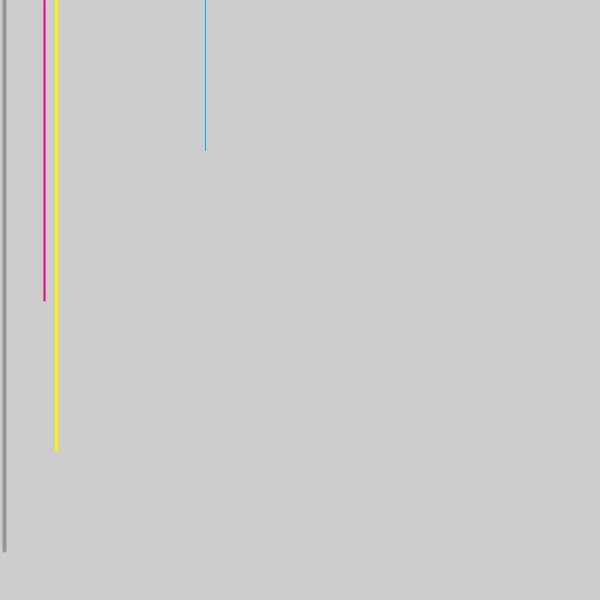
Frame 1 (no input)
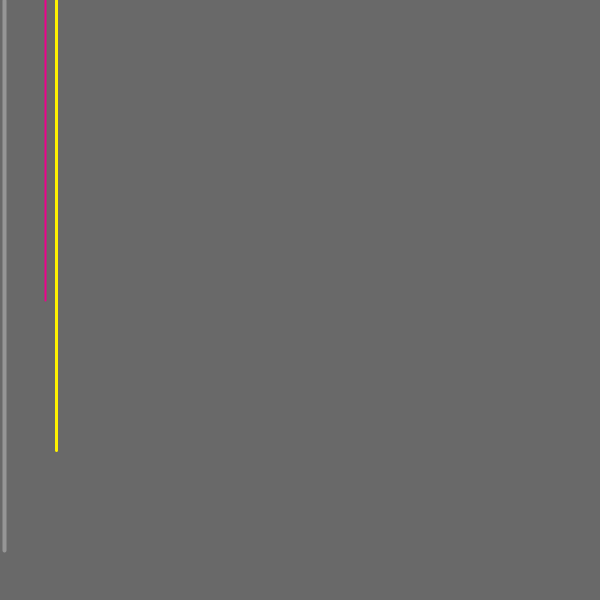
Frame 60 (the mouse pressed at the canvas centre just before this capture)
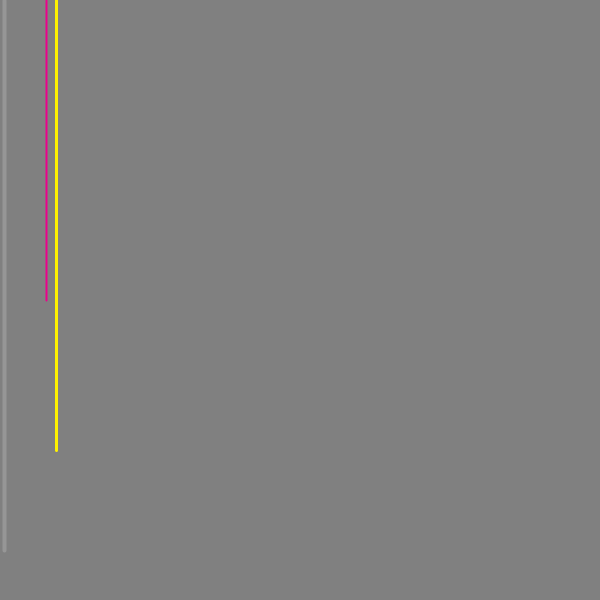
Frame 120 (the mouse held since frame 60 and released just before this capture)

The Processing sketch that drew these frames (run headless with seeded random() and noise(); from frame 60 on, the mouse is pressed at the canvas centre):

// Processing sketch: processing_42690
// ── processing_42690.pde

float x,y;





void setup() {
  background(255);
  size(600, 600);
  smooth();
}


void draw() {
  fill(209, 209, 209, 20);
    float mil = millis();
    noStroke();
    fill(mil % 500);
    rect(0, 0, 600, 600);
    
  int mi= millis();
  int s = second();  // Values from 0 - 59
  int m = minute();  // Values from 0 - 59
  int h = hour();    // Values from 0 - 23
  
  
  strokeWeight(1);
  stroke(0,174,239);
  line(mi, 0, mi,150);
  strokeWeight(2);
  stroke(236,0,140);
  line(s, 0, s,300);
  strokeWeight(3);
  stroke(255,242,0);
  line(m, 0, m, 450);
  strokeWeight(4);
  stroke(150);
  line(h, 0, h, 550);
  
  
  
  }
 
